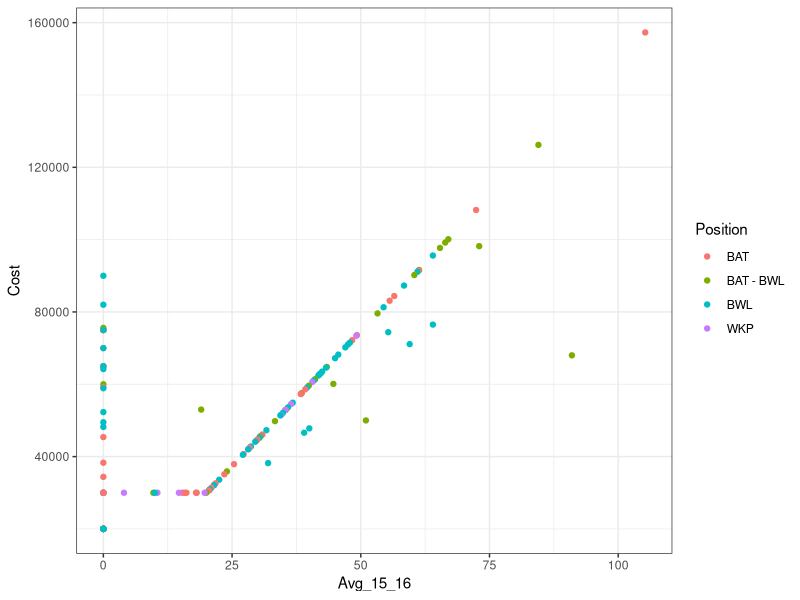
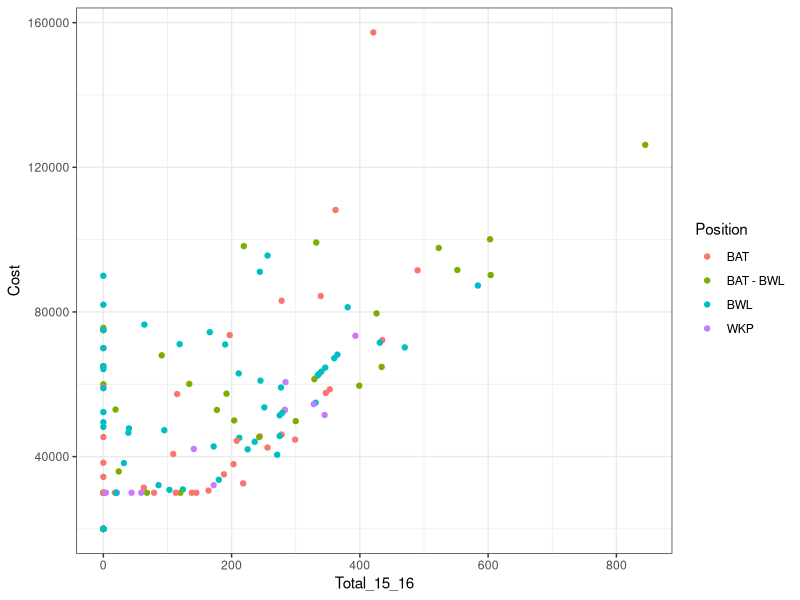
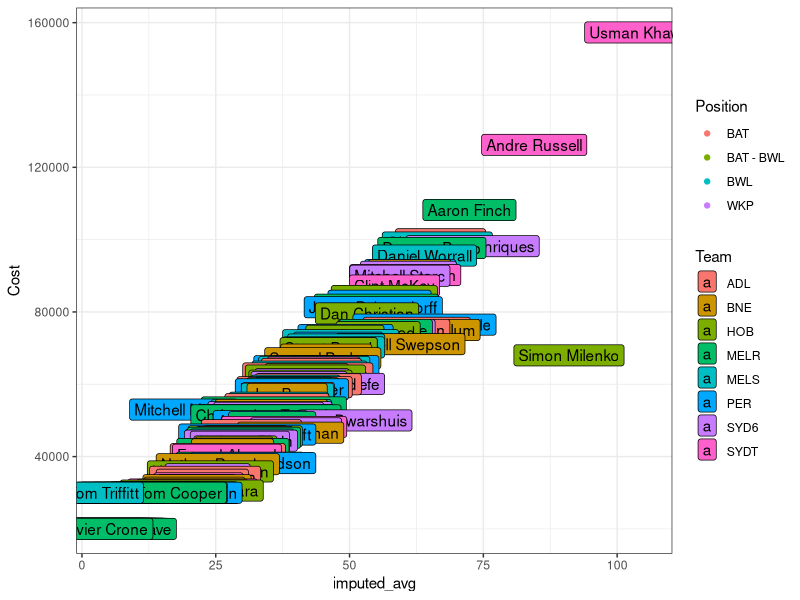

Here is the R script that generated these plots, in order:
## ---- chunk 1
library(readr)
library(dplyr)
library(ggplot2)
library(lpSolve)
library(knitr)
library(zoo)
## ---- chunk 2
# The web splits the data by batsmen, bowlers, wkp this creates duplicates
bbl <- read_csv('data/clean_bbl.csv')
bbl <- bbl[!duplicated(bbl[,1]),]
bbl
## ---- chunk 3
bbl <- bbl %>% arrange(desc(Cost))

cost <- bbl$Cost
avg <- ifelse(bbl$Avg_15_16 == 0, NA, bbl$Avg_15_16)
imp_loess <- predict(loess(avg ~ cost, span = 5))
imp_linear <- na.approx(cbind(cost, avg), rule = 2)[,2]

# cbind(cost, avg, imp_loess, imp_linear)

bbl$imputed_avg <- na.approx(cbind(cost, avg), rule = 2)[,2]
## ---- chunk 4
# Cost is a linear function of avg 2015-16 performance
ggplot(data = bbl) +
  geom_point(aes(Avg_15_16, Cost, colour = Position)) +
  theme_bw()
## ---- chunk 5
ggplot(data = bbl) +
  geom_point(aes(Total_15_16, Cost, colour = Position)) +
  theme_bw()
## ---- chunk 6
ggplot(data = bbl) +
  geom_point(aes(imputed_avg, Cost, colour = Position)) +
  geom_label(aes(imputed_avg, Cost, fill = Team, label = Name)) +
  theme_bw()
## ---- chunk 7
# instructions from http://pena.lt/y/2014/07/24/mathematically-optimising-fantasy-football-teams/

# create position dummies
bbl$bat <- as.numeric(grepl("BAT", bbl$Position))
bbl$bwl <- as.numeric(grepl("BWL", bbl$Position))
bbl$wkp <- as.numeric(grepl("WKP", bbl$Position))
bbl$allrnd <- as.numeric(grepl("BAT - BWL", bbl$Position))
bbl$plyr_count <- 1

# create constraints
nbat <- 7
nbwl <- 7
nwkp <- 2
nallrnd <- 2 # at least 2 all rounders
max_cost <- 1e6
nplayer <- 16 # must have a distinct number of players
min_games <- 40 # don't want too many players without good data


const_rhs <- c(nbat, nbwl, nwkp, nallrnd, max_cost, nplayer, min_games)
const_dir <- c(">=", ">=", "=", ">=", "<=", "=", ">=")
const_mat <- bbl %>% select(bat, bwl, wkp, allrnd, Cost, plyr_count, Games_15_16) %>% as.matrix %>% t

x <- lp("max", bbl$Cost, const_mat, const_dir, const_rhs, all.bin = TRUE, all.int = TRUE)
x
## ---- chunk 8
pick_team <- function(objective) {
  x <- lp("max", objective.in = objective, const_mat, const_dir, const_rhs, all.bin = TRUE, all.int = TRUE)
  bbl[as.logical(x$solution),]
}
## ---- chunk 9
pick_team(bbl$Cost) %>% arrange(Position, desc(Cost)) %>% kable
## ---- chunk 10
pick_team(bbl$Avg_15_16) %>% arrange(Position, desc(Cost)) %>% kable
## ---- chunk 11
pick_team(bbl$Total_15_16) %>% arrange(Position, desc(Cost)) %>% kable
## ---- chunk 12
pick_team(bbl$imputed_avg) %>% arrange(Position, desc(Cost)) %>% kable
## ---- chunk 13
# instructions from http://pena.lt/y/2014/07/24/mathematically-optimising-fantasy-football-teams/

# create position dummies
bbl$bat <- as.numeric(grepl("BAT", bbl$Position))
bbl$bwl <- as.numeric(grepl("BWL", bbl$Position))
bbl$wkp <- as.numeric(grepl("WKP", bbl$Position))
bbl$allrnd <- as.numeric(grepl("BAT - BWL", bbl$Position))
bbl$plyr_count <- 1

# create constraints
nbat <- 7
nbwl <- 7
nwkp <- 1
nallrnd <- 2 # at least 2 all rounders
max_cost <- 980000
nplayer <- 15 # must have a distinct number of players
min_games <- 50 # don't want too many players without good data


const_rhs <- c(nbat, nbwl, nwkp, nallrnd, max_cost, nplayer, min_games)
const_dir <- c(">=", ">=", "=", ">=", "<=", "=", ">=")
const_mat <- bbl %>% select(bat, bwl, wkp, allrnd, Cost, plyr_count, Games_15_16) %>% as.matrix %>% t

x <- lp("max", bbl$Cost, const_mat, const_dir, const_rhs, all.bin = TRUE, all.int = TRUE)
x
## ---- chunk 14
pick_team(bbl$Cost) %>% arrange(Position, desc(Cost)) %>% kable
## ---- chunk 15
pick_team(bbl$Avg_15_16) %>% arrange(Position, desc(Cost)) %>% kable
## ---- chunk 16
pick_team(bbl$Total_15_16) %>% arrange(Position, desc(Cost)) %>% kable
## ---- chunk 17
pick_team(bbl$imputed_avg) %>% arrange(desc(Cost)) %>% kable
